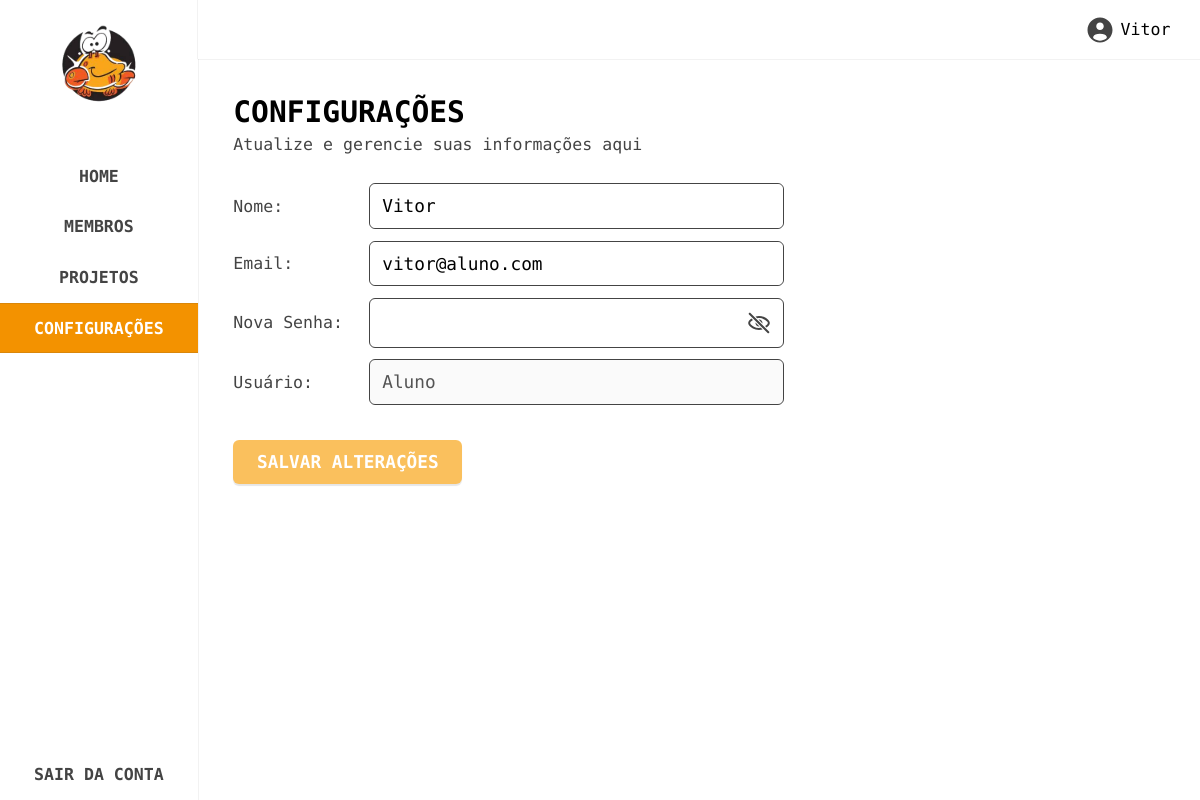
Before: /configuracoes (signed in) with the older database file.
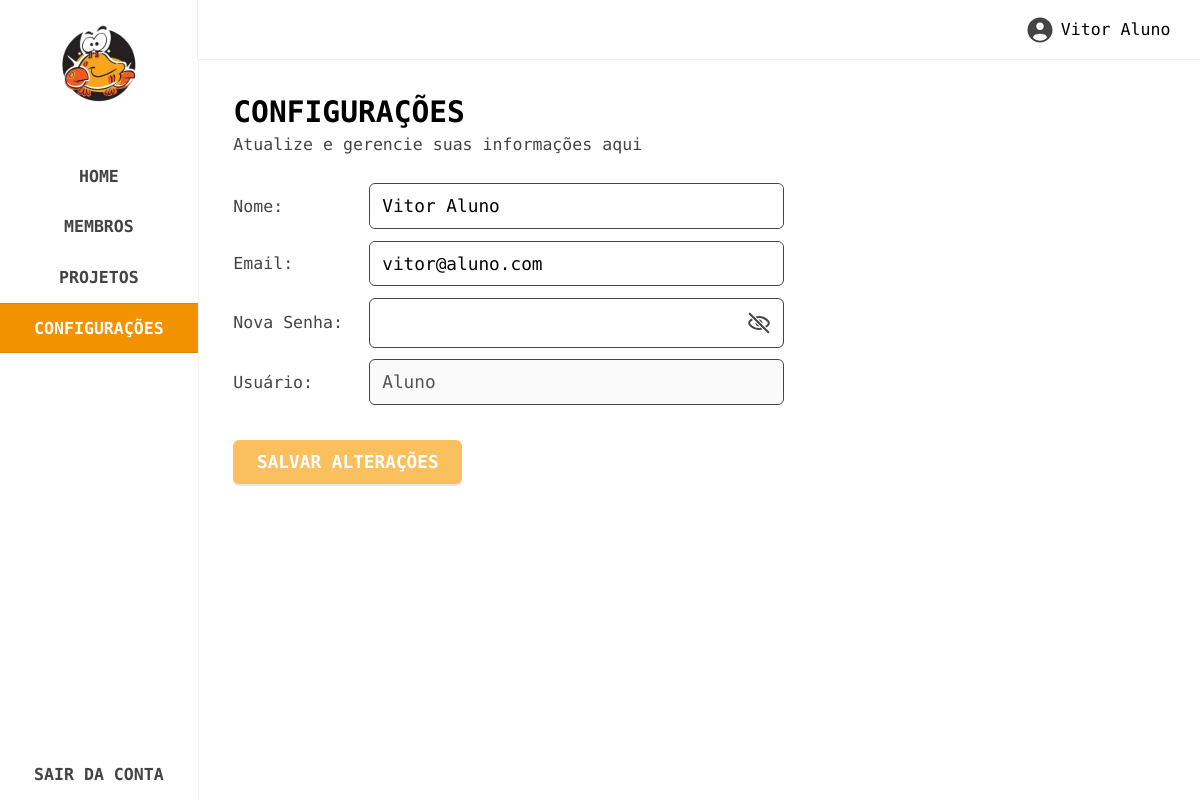
After: the same page with the newer database file.
### tables this page shows
CREATE TABLE IF NOT EXISTS `users` (
  `id` bigint(100) NOT NULL AUTO_INCREMENT,
  `name` varchar(100) DEFAULT NULL,
  `email` varchar(150) DEFAULT NULL,
  `phone` varchar(100) DEFAULT NULL,
  `registration_number` bigint(100) DEFAULT NULL,
  `course` varchar(100) DEFAULT NULL,
  `year` varchar(100) DEFAULT NULL,
  `institution` varchar(150) DEFAULT NULL,
  `hours_to_be_validated` int(100) DEFAULT NULL,
  `password` varchar(150) DEFAULT NULL,
  `role` bigint(100) DEFAULT NULL,
  `approved` int(100) DEFAULT 0,
  PRIMARY KEY (`id`)
);

### routes/routes.php (called while the page is built, shortened)
<?php
$route = isset($_GET['url']) ? $_GET['url'] : '';
function is_project_route($route) {
    return preg_match('/^projeto\/([a-zA-Z0-9-]+)$/', $route);
}
function is_activity_route($route) {
    return preg_match('/^projeto\/([a-zA-Z0-9-]+)\/([a-zA-Z0-9-]+)$/', $route);
}
if (is_project_route($route)) {
    preg_match('/^projeto\/([a-zA-Z0-9-]+)$/', $route, $matches);
    $slug = $matches[1];
    $file = './pages/project-single.php';
    $_GET['slug'] = $slug;
} else {
    switch ($route) {
        case 'configuracoes':
            $file = './pages/settings.php';
            break;
    }
}
include $file;
?>

### config/config.php (called while the page is built, shortened)
<?php
function base_url($path) {
    return rtrim(BASE_URL, '/') . '/' . ltrim($path, '/');
}
?>

### controllers/users.php (called while the page is built, shortened)
<?php
include_once __DIR__ . '/../config/config.php';
include_once __DIR__ . '/../db/db.php';
function get_user_info($user_id, $fields = []) {
    global $connect;
    $field_list = implode(", ", $fields);
    $query = "SELECT $field_list FROM users WHERE id = ?";
    $stmt = $connect->prepare($query);
    $stmt->bind_param('i', $user_id);
    $stmt->execute();
    $result = [];
    $bind_result_args = [];
    foreach ($fields as $field) {
        $bind_result_args[] = &$result[$field];
    }
    call_user_func_array([$stmt, 'bind_result'], $bind_result_args);
    return $result;
}
?>

### pages/settings.php (the view, shortened to what this page needs)
<?php
include_once __DIR__ . '/../controllers/users.php';
$user_id = $_COOKIE['user_id'];
$user_info = get_user_info($user_id, ['name', 'email', 'role', 'password']);
$name = $user_info['name'];
$email = $user_info['email'];
$role = $user_info['role'];
?>
<section class="settings" data-page="settings">
    <?php include __DIR__ . '/../partials/sidebar.php'; ?>
    <div class="main">
        <?php include __DIR__ . '/../partials/topbar.php'; ?>
        <div class="content">
            <div class="header">
                <span>
                    <h3>CONFIGURAÇÕES</h3>
                    <p>Atualize e gerencie suas informações aqui</p>
                </span>
            </div>
            <div class="infos">
                <form method="POST" action="" id="edit-user">
                    <span>
                        <label>Nome:</label>
                        <div class="input">
                            <input
                            type="text"
                            name="new-name"
                            value="<?= htmlspecialchars($name) ?>"
                            data-value="<?= htmlspecialchars($name) ?>"
                            class="settings-field">
                        </div>
                    </span>
                    <span>
                        <label>Email:</label>
                        <div class="input">
                            <input type="email"
                            name="new-email"
                            value="<?= htmlspecialchars($email) ?>"
                            data-value="<?= htmlspecialchars($email) ?>"
                            class="settings-field">
                        </div>
                    </span>
                    <span>
                        <label>Nova Senha:</label>
                        <div class="input">
                            <input
                            type="password"
                            name="new-password"
                            value=""
                            data-value=""
                            class="settings-field">
                            <button type="button" class="hide-show">
                                <img class="eye-hide" src="<?= base_url('assets/images/svg/eye-hide.svg') ?>" alt="eye-hide">
                            </button>
                        </div>
                    </span>
                    <span>
                        <label>Usuário:</label>
                        <div class="input">
                            <input
                            type="text"
                            value="<?= intval($role) == 1 ? 'Admin' : (intval($role) == 2 ? 'Funcionário' : 'Aluno') ?>"
                            data-value="<?= intval($role) == 1 ? 'Admin' : (intval($role) == 2 ? 'Funcionário' : 'Aluno') ?>"
                            class="settings-field"
                            readonly
                            disabled>
                        </div>
                    </span>
                    <div class="buttons">
                        <button type="submit" class="submit">SALVAR ALTERAÇÕES</button>
                    </div>
                </form>
            </div>
        </div>
    </div>
</section>

### partials/topbar.php
<?php
include_once __DIR__ . '/../controllers/users.php';
$user_id = $_COOKIE['user_id'];
$user_info = get_user_info($user_id, ['name']);
?>
<nav class="topbar">
    <span>
        <div class="profile">
            <a
            data-page="settings"
            href="<?= base_url('/configuracoes') ?>">
                <img src="<?= base_url('assets/images/svg/user-profile.svg') ?>" alt="user-profile">
                <?= $user_info['name'] ?>
            </a>
        </div>
    </span>
</nav>

Changed rows visible on the page:
changed users "vitor@aluno.com": new-name "Vitor" → "Vitor Aluno"
Other visible differences:
$user_info['name']: "Vitor" → "Vitor Aluno"
